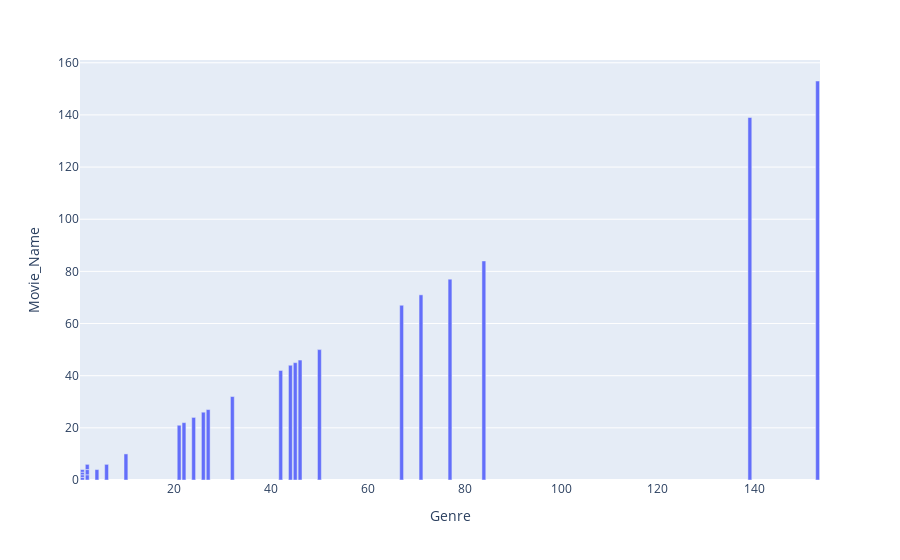

The cell this chart's notebook holds for it:
### Code cell
px.bar(data_frame= df_2, x='Genre', y= 'Movie_Name')

### Figure 1 — Plotly figure (JSON) as saved in the notebook; plotly's stock layout.template omitted (floating-point values rounded to 4 significant figures)
{"data": [{"alignmentgroup": "True", "hovertemplate": "Genre=%{x}<br>Movie_Name=%{y}<extra></extra>", "legendgroup": "", "marker": {"color": "#636efa", "pattern": {"shape": ""}}, "name": "", "offsetgroup": "", "orientation": "v", "showlegend": false, "textposition": "auto", "type": "bar", "x": [153, 139, 84, 77, 71, 67, 50, 46, 45, 44, 42, 32, 27, 26, 24, 22, 21, 10, 6, 4, 2, 2, 2, 1, 1, 1, 1], "xaxis": "x", "y": [153, 139, 84, 77, 71, 67, 50, 46, 45, 44, 42, 32, 27, 26, 24, 22, 21, 10, 6, 4, 2, 2, 2, 1, 1, 1, 1], "yaxis": "y"}], "layout": {"barmode": "relative", "legend": {"tracegroupgap": 0}, "margin": {"t": 60}, "xaxis": {"anchor": "y", "domain": [0, 1], "title": {"text": "Genre"}}, "yaxis": {"anchor": "x", "domain": [0, 1], "title": {"text": "Movie_Name"}}}}
